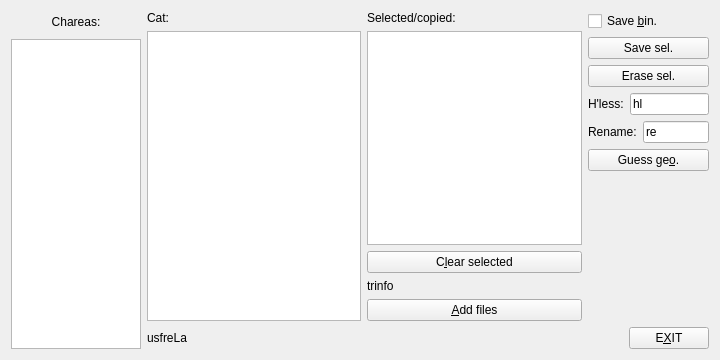
<?xml version="1.0" encoding="UTF-8"?>
<ui version="4.0">
 <class>tranZDlg</class>
 <widget class="QDialog" name="tranZDlg">
  <property name="geometry">
   <rect>
    <x>0</x>
    <y>0</y>
    <width>720</width>
    <height>360</height>
   </rect>
  </property>
  <property name="minimumSize">
   <size>
    <width>720</width>
    <height>360</height>
   </size>
  </property>
  <property name="maximumSize">
   <size>
    <width>720</width>
    <height>360</height>
   </size>
  </property>
  <property name="windowTitle">
   <string>Charea DoS browser</string>
  </property>
  <layout class="QHBoxLayout" name="horizontalLayout_5">
   <item>
    <layout class="QVBoxLayout" name="verticalLayout">
     <item>
      <widget class="QPushButton" name="charBu">
       <property name="text">
        <string>Chareas:</string>
       </property>
       <property name="shortcut">
        <string/>
       </property>
       <property name="flat">
        <bool>true</bool>
       </property>
      </widget>
     </item>
     <item>
      <widget class="QListView" name="chaLB"/>
     </item>
    </layout>
   </item>
   <item>
    <layout class="QVBoxLayout" name="verticalLayout_5">
     <item>
      <layout class="QHBoxLayout" name="horizontalLayout_3">
       <item>
        <layout class="QVBoxLayout" name="verticalLayout_2">
         <item>
          <widget class="QLabel" name="catLa">
           <property name="text">
            <string>Cat:</string>
           </property>
           <property name="wordWrap">
            <bool>false</bool>
           </property>
          </widget>
         </item>
         <item>
          <widget class="QListView" name="catLB"/>
         </item>
        </layout>
       </item>
       <item>
        <layout class="QVBoxLayout" name="verticalLayout_3">
         <item>
          <widget class="QLabel" name="selLa">
           <property name="text">
            <string>Selected/copied:</string>
           </property>
           <property name="wordWrap">
            <bool>false</bool>
           </property>
          </widget>
         </item>
         <item>
          <widget class="QListView" name="selLB"/>
         </item>
         <item>
          <widget class="QPushButton" name="clearBu">
           <property name="text">
            <string>C&amp;lear selected</string>
           </property>
           <property name="shortcut">
            <string>Alt+L</string>
           </property>
          </widget>
         </item>
         <item>
          <widget class="QLabel" name="trinfLa">
           <property name="text">
            <string>trinfo</string>
           </property>
           <property name="wordWrap">
            <bool>false</bool>
           </property>
          </widget>
         </item>
         <item>
          <widget class="QPushButton" name="addBu">
           <property name="text">
            <string>&amp;Add files</string>
           </property>
           <property name="shortcut">
            <string>Alt+A</string>
           </property>
          </widget>
         </item>
        </layout>
       </item>
       <item>
        <layout class="QVBoxLayout" name="verticalLayout_4">
         <item>
          <widget class="QCheckBox" name="savbCB">
           <property name="text">
            <string>Save &amp;bin.</string>
           </property>
           <property name="shortcut">
            <string>Alt+B</string>
           </property>
          </widget>
         </item>
         <item>
          <widget class="QPushButton" name="saveBu">
           <property name="text">
            <string>Save sel.</string>
           </property>
           <property name="shortcut">
            <string/>
           </property>
          </widget>
         </item>
         <item>
          <widget class="QPushButton" name="eraBu">
           <property name="text">
            <string>Erase sel.</string>
           </property>
           <property name="shortcut">
            <string/>
           </property>
          </widget>
         </item>
         <item>
          <layout class="QHBoxLayout" name="horizontalLayout">
           <item>
            <widget class="QLabel" name="textLabel4">
             <property name="text">
              <string>H'less:</string>
             </property>
             <property name="wordWrap">
              <bool>false</bool>
             </property>
            </widget>
           </item>
           <item>
            <widget class="QLineEdit" name="hlEd">
             <property name="text">
              <string>hl</string>
             </property>
             <property name="maxLength">
              <number>2</number>
             </property>
            </widget>
           </item>
          </layout>
         </item>
         <item>
          <layout class="QHBoxLayout" name="horizontalLayout_2">
           <item>
            <widget class="QLabel" name="textLabel5">
             <property name="text">
              <string>Rename:</string>
             </property>
             <property name="wordWrap">
              <bool>false</bool>
             </property>
            </widget>
           </item>
           <item>
            <widget class="QLineEdit" name="reEd">
             <property name="text">
              <string>re</string>
             </property>
             <property name="maxLength">
              <number>2</number>
             </property>
            </widget>
           </item>
          </layout>
         </item>
         <item>
          <widget class="QPushButton" name="gueBu">
           <property name="text">
            <string>Guess ge&amp;o.</string>
           </property>
           <property name="shortcut">
            <string>Alt+O</string>
           </property>
          </widget>
         </item>
         <item>
          <spacer name="verticalSpacer">
           <property name="orientation">
            <enum>Qt::Vertical</enum>
           </property>
           <property name="sizeHint" stdset="0">
            <size>
             <width>20</width>
             <height>40</height>
            </size>
           </property>
          </spacer>
         </item>
        </layout>
       </item>
      </layout>
     </item>
     <item>
      <layout class="QHBoxLayout" name="horizontalLayout_4">
       <item>
        <widget class="QLabel" name="usfreLa">
         <property name="sizePolicy">
          <sizepolicy hsizetype="Expanding" vsizetype="Preferred">
           <horstretch>0</horstretch>
           <verstretch>0</verstretch>
          </sizepolicy>
         </property>
         <property name="text">
          <string>usfreLa</string>
         </property>
         <property name="wordWrap">
          <bool>false</bool>
         </property>
        </widget>
       </item>
       <item>
        <widget class="QPushButton" name="exitBu">
         <property name="text">
          <string>E&amp;XIT</string>
         </property>
         <property name="shortcut">
          <string>Alt+X</string>
         </property>
        </widget>
       </item>
      </layout>
     </item>
    </layout>
   </item>
  </layout>
 </widget>
 <layoutdefault spacing="6" margin="11"/>
 <pixmapfunction>qPixmapFromMimeSource</pixmapfunction>
 <resources/>
 <connections>
  <connection>
   <sender>exitBu</sender>
   <signal>clicked()</signal>
   <receiver>tranZDlg</receiver>
   <slot>exitBu_clicked()</slot>
   <hints>
    <hint type="sourcelabel">
     <x>20</x>
     <y>20</y>
    </hint>
    <hint type="destinationlabel">
     <x>20</x>
     <y>20</y>
    </hint>
   </hints>
  </connection>
  <connection>
   <sender>addBu</sender>
   <signal>clicked()</signal>
   <receiver>tranZDlg</receiver>
   <slot>addBu_clicked()</slot>
   <hints>
    <hint type="sourcelabel">
     <x>20</x>
     <y>20</y>
    </hint>
    <hint type="destinationlabel">
     <x>20</x>
     <y>20</y>
    </hint>
   </hints>
  </connection>
  <connection>
   <sender>charBu</sender>
   <signal>clicked()</signal>
   <receiver>tranZDlg</receiver>
   <slot>charBu_clicked()</slot>
   <hints>
    <hint type="sourcelabel">
     <x>20</x>
     <y>20</y>
    </hint>
    <hint type="destinationlabel">
     <x>20</x>
     <y>20</y>
    </hint>
   </hints>
  </connection>
  <connection>
   <sender>saveBu</sender>
   <signal>clicked()</signal>
   <receiver>tranZDlg</receiver>
   <slot>saveBu_clicked()</slot>
   <hints>
    <hint type="sourcelabel">
     <x>20</x>
     <y>20</y>
    </hint>
    <hint type="destinationlabel">
     <x>20</x>
     <y>20</y>
    </hint>
   </hints>
  </connection>
  <connection>
   <sender>eraBu</sender>
   <signal>clicked()</signal>
   <receiver>tranZDlg</receiver>
   <slot>eraBu_clicked()</slot>
   <hints>
    <hint type="sourcelabel">
     <x>20</x>
     <y>20</y>
    </hint>
    <hint type="destinationlabel">
     <x>20</x>
     <y>20</y>
    </hint>
   </hints>
  </connection>
  <connection>
   <sender>clearBu</sender>
   <signal>clicked()</signal>
   <receiver>tranZDlg</receiver>
   <slot>clearBu_clicked()</slot>
   <hints>
    <hint type="sourcelabel">
     <x>20</x>
     <y>20</y>
    </hint>
    <hint type="destinationlabel">
     <x>20</x>
     <y>20</y>
    </hint>
   </hints>
  </connection>
  <connection>
   <sender>gueBu</sender>
   <signal>clicked()</signal>
   <receiver>tranZDlg</receiver>
   <slot>gueBu_clicked()</slot>
   <hints>
    <hint type="sourcelabel">
     <x>20</x>
     <y>20</y>
    </hint>
    <hint type="destinationlabel">
     <x>20</x>
     <y>20</y>
    </hint>
   </hints>
  </connection>
 </connections>
</ui>
